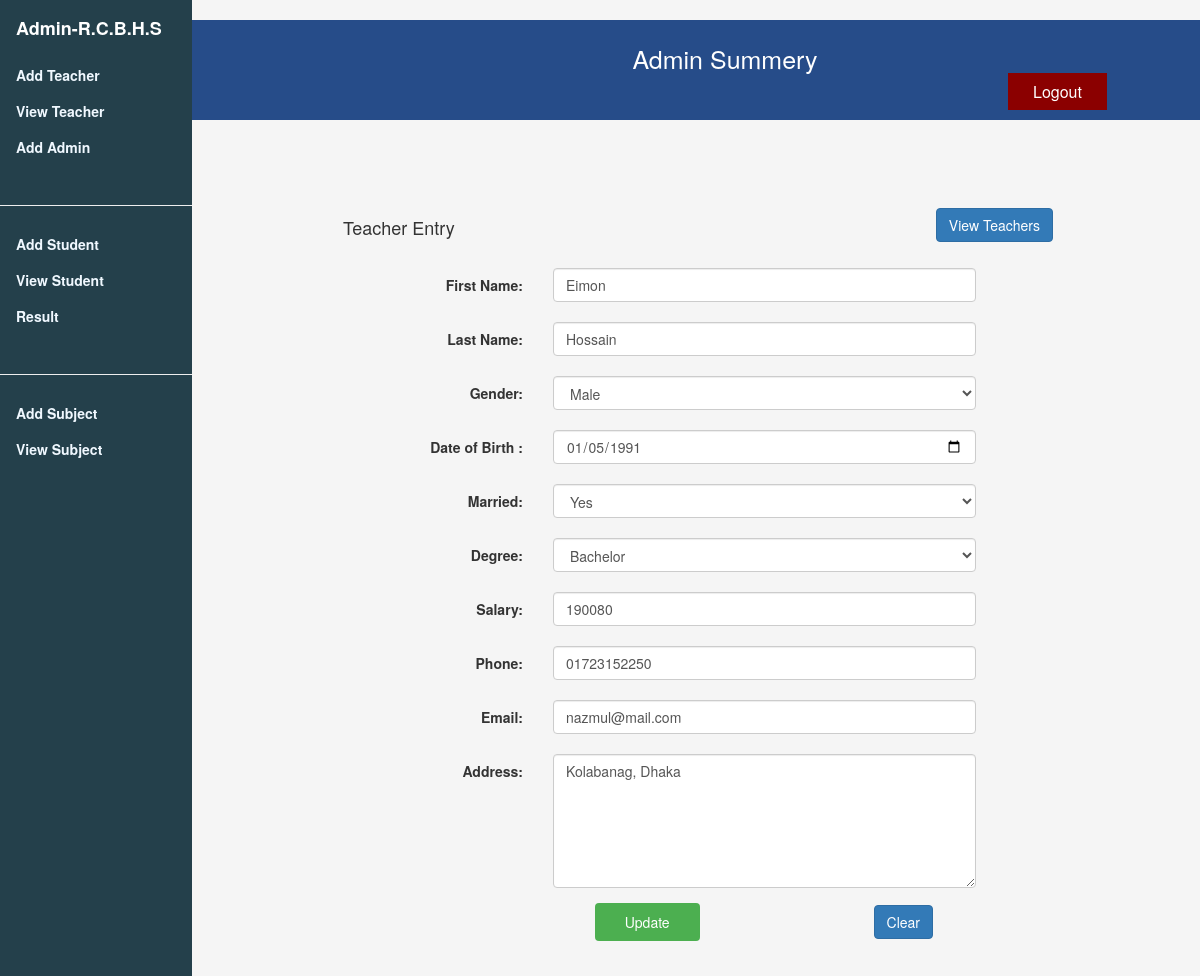
Screenshot of /role/admin/edit.php?edit_id=9 with the database file from the repository.
### tables this page shows
CREATE TABLE `teacher_tbl` (
  `teacher_id` int(10) UNSIGNED NOT NULL,
  `f_name` varchar(30) NOT NULL,
  `l_name` varchar(30) NOT NULL,
  `gender` char(10) NOT NULL,
  `dob` date NOT NULL,
  `address` varchar(100) NOT NULL,
  `degree` varchar(50) NOT NULL,
  `salary` float NOT NULL,
  `married` char(10) NOT NULL,
  `phone` varchar(50) NOT NULL,
  `email` varchar(50) NOT NULL
);

### role/admin/edit.php (the view, shortened to what this page needs)
<?php
$conn =mysqli_connect("localhost","root","","sms_db") or die (mysql_error());
if(isset($_GET['edit_id'])){
	$sql = "SELECT * from teacher_tbl WHERE teacher_id =" .$_GET['edit_id'];
	$result = mysqli_query($conn, $sql);
	$row = mysqli_fetch_array($result);
}
?>
<!doctype html>
<html>
<head>
<link rel="stylesheet" href="../../assets/css/w3.css">
<link rel="stylesheet" href="../../assets/css/style-main.css">
<link rel="stylesheet" href="../../assets/css/bootstrap-v3.3.css">
<link rel="stylesheet" href="../../assets/css/font-awesome/css/all.css">
<link rel="stylesheet" href="../../assets/css/style-info.css">
</head>
<<div class="w3-sidebar w3-light-grey w3-bar-block" style="width:16% ;top: 0">
  <a style="color:white" href="admin.php"><h4 class="w3-bar-item"><strong>Admin-R.C.B.H.S</strong></h4></a>
  <a href="add-teacher.php" class="w3-bar-item w3-button"> Add Teacher</a>
  <a href="view-teacher.php" class="w3-bar-item w3-button">View Teacher</a>
  <a href="../admin/admin-reg.php" class="w3-bar-item w3-button"> Add Admin</a>
  <hr>
  <a href="add-student.php" class="w3-bar-item w3-button">Add Student</a>
  <a href="view-student.php" class="w3-bar-item w3-button">View Student</a>
  <a href="result_entry.php" class="w3-bar-item w3-button">Result</a>
  <hr>
  <a href="add-subject.php" class="w3-bar-item w3-button">Add Subject</a>
  <a href="view-subject.php" class="w3-bar-item w3-button">View Subject</a>
</div>
<div class="header">
   <h4>Admin Summery <a href="../../role.php" class="button">Logout</a></h4>
</div>>
<body>
<div id="main-page" style=margin-left:18%>
   <div class="col-md-10 col-md-offset-1 form-style"  style="background:transparent">
<div class="col-md-12 entry-head margin-20b">
        <h4 class="left">Teacher Entry</h4>
        <a class="btn btn-primary right" href="view-teacher.php">View Teachers</a>
    </div>
<div class="col-md-10 col-md-offset-1 ">
<form id="edit_form" role="form" data-toggle="validator" method="post" class="form-horizontal">
<div class="row">
 <div class="form-group">
<label for="f_name" class="control-label col-sm-3">First Name:</label>
 <div class="col-sm-8">
<input type="text" class="form-control" name="f_name" placeholder="First Name" value="<?php echo $row['f_name']; ?>">
     </div>
    </div>
    <div class="form-group">
<label for="l_name" class="control-label col-sm-3">Last Name:</label>
 <div class="col-sm-8">
<input type="text" class="form-control" name="l_name" placeholder="Last Name" value="<?php echo $row['l_name']; ?>">
     </div>
    </div>
<div class="form-group">
<label for="gender" class="control-label col-sm-3">Gender:</label>
  <div class="col-sm-8">
  <select class="form-control" name="gender" value="<?php echo $row['gender']; ?>">
<option>Male</option>
</select>
</div>
</div>
 <div class="form-group">
<label for="dob" class="control-label col-sm-3">Date of Birth :</label>
 <div class="col-sm-8">
<input type="date"   class="form-control" name="dob" placeholder="dob" value="<?php echo $row['dob']; ?>">
     </div>
    </div>
<div class="form-group">
<label for="married" class="control-label col-sm-3">Married:</label>
<div class="col-sm-8">
<select class="form-control" name="married" value="<?php echo $row['married']; ?>">
<option>Yes</option>
</select>
</div>
</div>
  <div class="form-group">
<label for="degree" class="control-label col-sm-3">Degree:</label>
 <div class="col-sm-8">
<select class="form-control" name="degree" value="<?php echo $row['degree']; ?>">
<option>Bachelor</option>
     </select>
      </div>
    </div>
 <div class="form-group">
<label for="salary" class="control-label col-sm-3">Salary:</label>
<div class="col-sm-8">
<input type="text" class="form-control"  name="salary" placeholder="First Name" value="<?php echo $row['salary']; ?>">
     </div>
    </div>
<div class="form-group">
<label for="phone" class="control-label col-sm-3">Phone:</label>
<div class="col-sm-8">
<input type="text" class="form-control" name="phone" placeholder="Mobile" value="<?php echo $row['phone']; ?>">
    </div>
    </div>
<div class="form-group">
 <label for="email" class="control-label col-sm-3">Email:</label>
 <div class="col-sm-8">
<input type="text" class="form-control" name="email" placeholder="email" value="<?php echo $row['email']; ?>">
    </div>
    </div>
<div class="form-group">
<label for="addr" class="control-label col-sm-3">Address:</label>
<div class="col-sm-8">
<textarea class="form-control" name="address" cols="8" rows="6" required><?php echo $row['address'];?></textarea>
    </div>
    </div>
    <div class="form-group">
                    <input type="submit" name="btn-update" value="Update" class="btn btn-success col-md-offset-4 col-sm-offset-4 col-xs-offset-2" onClick="update()"/>
                    <input type="button" value="Clear" class="btn btn-primary col-md-offset-3 col-sm-offset-3 col-xs-offset-3" onclick="reset_btn()"/>
                </div>
    </div>
    </form>
    </div>
</div>
</div>
</body>
</html>

### assets/css/w3.css (style rules this page uses)
html { box-sizing:border-box }
*,*:before,*:after { box-sizing:inherit }
html { -ms-text-size-adjust:100%;-webkit-text-size-adjust:100% }
body { margin:0 }
a { background-color:transparent;-webkit-text-decoration-skip:objects }
hr { box-sizing:content-box;height:0;overflow:visible }
button,input,select,textarea { font:inherit;margin:0 }
button,input { overflow:visible }
button,select { text-transform:none }
button,html [type=button],[type=reset],[type=submit] { -webkit-appearance:button }
textarea { overflow:auto }
html,body { font-family:Verdana,sans-serif;font-size:15px;line-height:1.5 }
html { overflow-x:hidden }
h4 { font-size:20px }
h1,h2,h3,h4,h5,h6 { font-family:"Segoe UI",Arial,sans-serif;font-weight:400;margin:10px 0 }
hr { border:0;border-top:1px solid #eee;margin:20px 0 }
a { color:inherit }
.w3-btn,.w3-button { border:none;display:inline-block;padding:8px 16px;vertical-align:middle;overflow:hidden;text-decoration:none;color:inherit;background-color:inherit;text-align:center;cursor:pointer;white-space:nowrap }
.w3-btn,.w3-button { -webkit-touch-callout:none;-webkit-user-select:none;-khtml-user-select:none;-moz-user-select:none;-ms-user-select:none;user-select:none }
.w3-sidebar { height:100%;width:200px;background-color:#fff;position:fixed!important;z-index:1;overflow:auto }
.w3-bar-block .w3-bar-item { width:100%;display:block;padding:8px 16px;text-align:left;border:none;white-space:normal;float:none;outline:0 }
.w3-light-grey,.w3-hover-light-grey:hover,.w3-light-gray,.w3-hover-light-gray:hover { color:#000!important;background-color:#f1f1f1!important }

### assets/css/style-main.css (style rules this page uses)
.header { overflow: hidden; background-color:#264c89; padding-left:250px; padding-top:15px; position:inherit; width:100%; text-color:white; }
.header h4 { float:none; color: white; text-align: center; text-decoration: none; font-size: 25px; }
#main-page { margin-top:4%; background-color:transparent; }
.w3-sidebar { font-weight: bold; background-color: #24404b !important; color: aliceblue !important; }
.button { background-color:darkred; border: none; color: white; padding: 10px 25px; margin-left: 70%; text-align: center; text-decoration: none; display: inline-block; font-size: 16px; cursor: pointer; }

### assets/css/style-info.css (style rules this page uses)
body { background-color: whitesmoke; }
.left { float: left; margin-left: 10px; }
.right { float: right; margin-right: 30px; }
.margin-20b { margin-bottom: 20px; }
.entry-head { overflow: hidden; }
.form-style { background-color: #fff; padding: 20px; border-radius: 5px; }
* { box-sizing: border-box; }
input[type=text], select, textarea { width: 100%; padding: 12px; border: 1px solid #ccc; border-radius: 4px; resize: vertical; }
label { padding: 12px 12px 12px 0; display: inline-block; }
input[type=submit] { background-color: #4CAF50; color: white; padding: 9px 30px; border: none; border-radius: 4px; cursor: pointer; float: inherit; }
.row:after { content: ""; display: table; clear: both; }

### rows the page displays
teacher_tbl: f_name "Eimon", l_name "Hossain", gender "Male", dob "01/05/1991", married "Yes", degree "Bachelor", salary "190080", phone "01723152250", email "nazmul@mail.com", address "Kolabanag, Dhaka"
